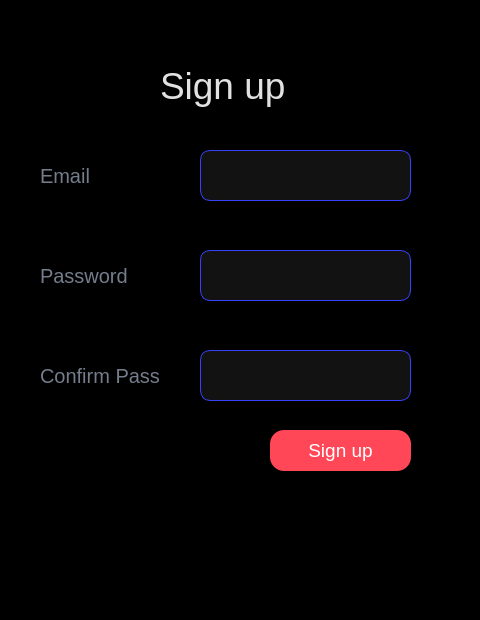
<?xml version="1.0" encoding="UTF-8"?>
<ui version="4.0">
 <class>Dialog</class>
 <widget class="QDialog" name="Dialog">
  <property name="geometry">
   <rect>
    <x>0</x>
    <y>0</y>
    <width>480</width>
    <height>620</height>
   </rect>
  </property>
  <property name="windowTitle">
   <string>Dialog</string>
  </property>
  <property name="styleSheet">
   <string notr="true">background-color: black;</string>
  </property>
  <widget class="QLabel" name="label">
   <property name="geometry">
    <rect>
     <x>160</x>
     <y>50</y>
     <width>171</width>
     <height>71</height>
    </rect>
   </property>
   <property name="styleSheet">
    <string notr="true">color:rgb(225, 225, 225); font-size:28pt;
background:none;</string>
   </property>
   <property name="text">
    <string>Sign up</string>
   </property>
  </widget>
  <widget class="QLabel" name="label_2">
   <property name="geometry">
    <rect>
     <x>40</x>
     <y>160</y>
     <width>101</width>
     <height>31</height>
    </rect>
   </property>
   <property name="styleSheet">
    <string notr="true">font-size:15pt;
background:none;
color: #747d8c;</string>
   </property>
   <property name="text">
    <string>Email</string>
   </property>
  </widget>
  <widget class="QLineEdit" name="email">
   <property name="geometry">
    <rect>
     <x>200</x>
     <y>150</y>
     <width>211</width>
     <height>51</height>
    </rect>
   </property>
   <property name="styleSheet">
    <string notr="true">font-size:10pt;
color: rgb(228, 229, 255);
border: 1px solid #3742fa;
border-radius:10px;
background:none;
background-color: rgb(18, 18, 18);</string>
   </property>
  </widget>
  <widget class="QLineEdit" name="password">
   <property name="geometry">
    <rect>
     <x>200</x>
     <y>250</y>
     <width>211</width>
     <height>51</height>
    </rect>
   </property>
   <property name="styleSheet">
    <string notr="true">font-size:10pt;
color: rgb(228, 229, 255);
border: 1px solid #3742fa;
border-radius:10px;
background:none;
background-color: rgb(18, 18, 18);</string>
   </property>
   <property name="text">
    <string/>
   </property>
  </widget>
  <widget class="QLabel" name="label_3">
   <property name="geometry">
    <rect>
     <x>40</x>
     <y>260</y>
     <width>111</width>
     <height>31</height>
    </rect>
   </property>
   <property name="styleSheet">
    <string notr="true">font-size:15pt;
background:none;
color: #747d8c;</string>
   </property>
   <property name="text">
    <string>Password</string>
   </property>
  </widget>
  <widget class="QPushButton" name="signupbutton">
   <property name="geometry">
    <rect>
     <x>270</x>
     <y>430</y>
     <width>141</width>
     <height>41</height>
    </rect>
   </property>
   <property name="styleSheet">
    <string notr="true">background-color:#ff4757; font-size:14pt; 
color:rgb(255, 255, 255);
border-radius:14px;</string>
   </property>
   <property name="text">
    <string>Sign up</string>
   </property>
  </widget>
  <widget class="QLineEdit" name="confirmpass">
   <property name="geometry">
    <rect>
     <x>200</x>
     <y>350</y>
     <width>211</width>
     <height>51</height>
    </rect>
   </property>
   <property name="styleSheet">
    <string notr="true">font-size:10pt;
color: rgb(228, 229, 255);
border: 1px solid #3742fa;
border-radius:10px;
background:none;
background-color: rgb(18, 18, 18);</string>
   </property>
   <property name="text">
    <string/>
   </property>
  </widget>
  <widget class="QLabel" name="label_4">
   <property name="geometry">
    <rect>
     <x>40</x>
     <y>360</y>
     <width>151</width>
     <height>31</height>
    </rect>
   </property>
   <property name="styleSheet">
    <string notr="true">font-size:15pt;
background:none;
color: #747d8c;</string>
   </property>
   <property name="text">
    <string>Confirm Pass</string>
   </property>
  </widget>
 </widget>
 <resources/>
 <connections/>
</ui>
